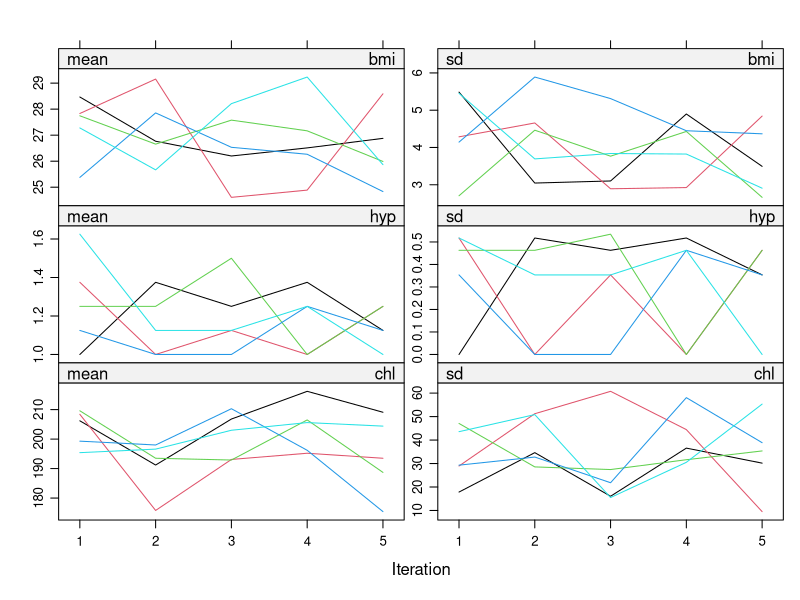
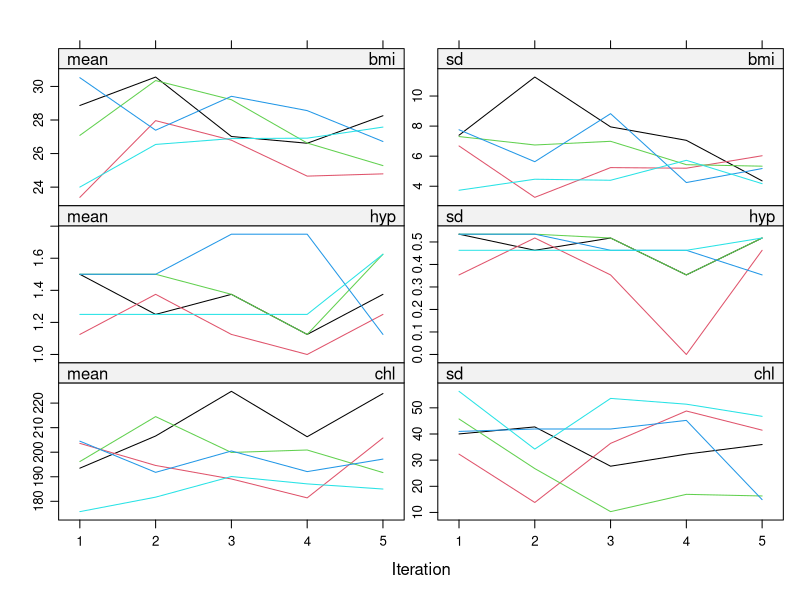
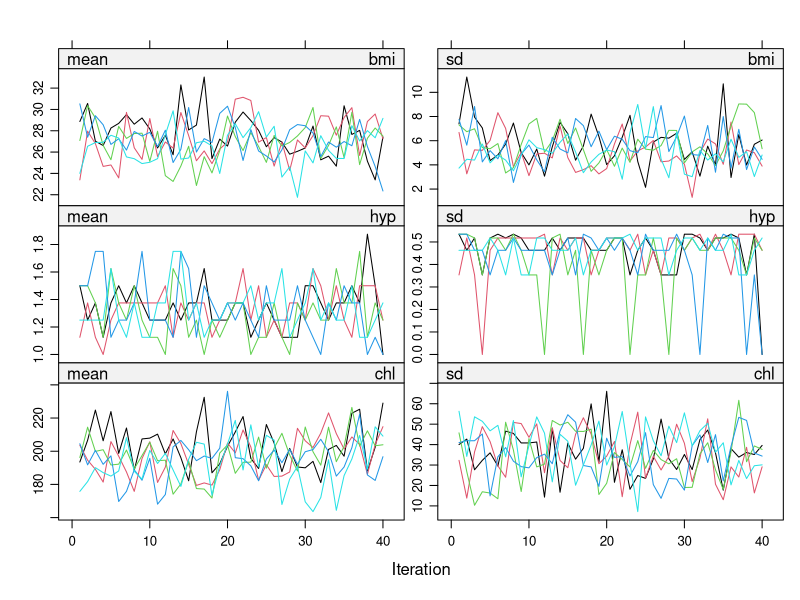
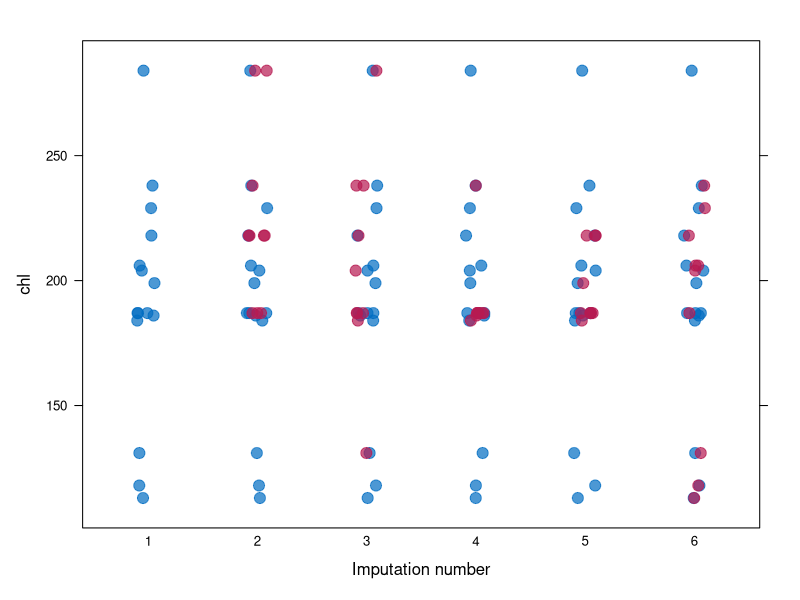
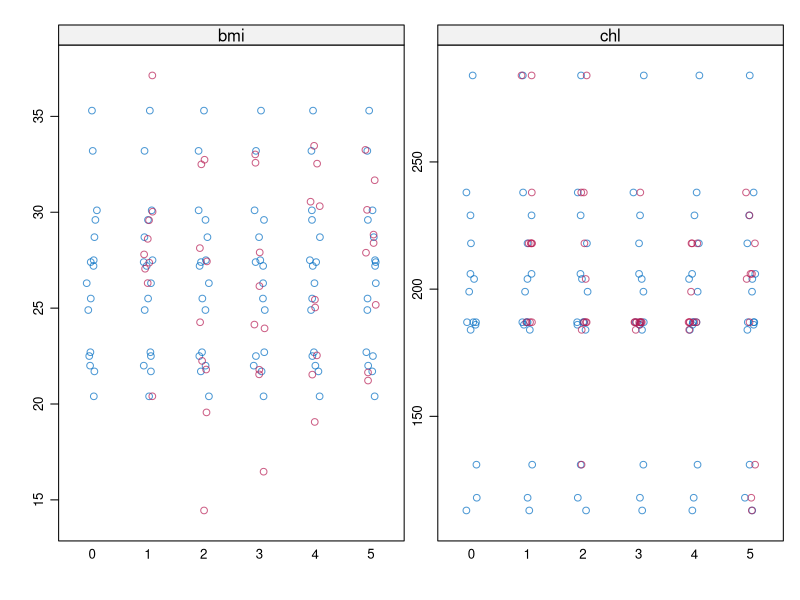

Write R code to recreate these figures, in order.
## ---- chunk 1
library(mice)
set.seed(123)
## ---- chunk 2
imp <- mice(nhanes, m = 3, print=F)
## ---- chunk 3
imp$pred
## ---- chunk 4
ini <- mice(nhanes, maxit=0, print=F)
pred <- ini$pred
pred
## ---- chunk 5
pred <- make.predictorMatrix(nhanes)
pred
## ---- chunk 6
pred[, "hyp"] <- 0
pred
## ---- chunk 7
imp <- mice(nhanes, predictorMatrix =  pred, print = F)
## ---- chunk 8
ini <- mice(nhanes, pred=quickpred(nhanes, mincor=.3), print=F)
ini$pred
## ---- chunk 9
imp <- mice(nhanes, print=F)
plot(imp)
## ---- chunk 10
imp <- mice(nhanes, seed=123, print=F)
## ---- chunk 11
imp$meth
## ---- chunk 12
summary(nhanes2)
## ---- chunk 13
str(nhanes2)
## ---- chunk 14
imp <- mice(nhanes2, print=F)
imp$meth
## ---- chunk 15
methods(mice)
## ---- chunk 16
meth <- make.method(nhanes2)
meth
meth["bmi"] <- "norm"
meth
## ---- chunk 17
imp <- mice(nhanes2, meth = meth, print=F)
## ---- chunk 18
plot(imp)
## ---- chunk 19
imp40 <- mice.mids(imp, maxit=35, print=F)
plot(imp40)
## ---- chunk 20
stripplot(imp, chl~.imp, pch=20, cex=2)
## ---- chunk 21
stripplot(imp)
## ---- chunk 22
fit <- with(imp, lm(bmi ~ chl))
fit
## ---- chunk 23
class(fit)
## ---- chunk 24
ls(fit)
## ---- chunk 25
summary(fit$analyses[[2]])
## ---- chunk 26
pool.fit <- pool(fit)
summary(pool.fit)
pool.fit
